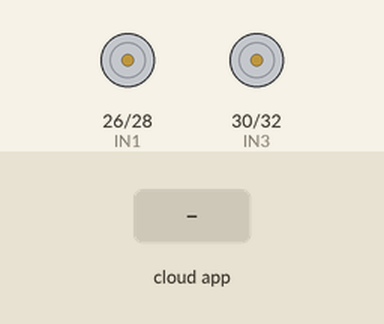
Simulated run of this sketch. Board: Arduino Mega 2560, built with avr-gcc and run on an emulated ATmega2560. Parts: motor-driver pin pairs drawn as motors (green arrow = first pin HIGH = forward, orange = second pin HIGH = backward, longer = more drive, scaled by the enable pin). The test bench sets the inputs (shaded band). The ROS host is connected and sends only what is stated.

Above: at 1.2 s.
1.3 s: the phone or cloud app sets linear.x to -100
2.8 s: the phone or cloud app sets linear.x to 100
At 3.1 s:
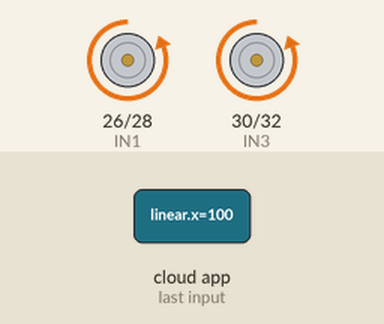
Timing chart, 0 to 5.8 s (numbered marks = the images above; inputs shaded):
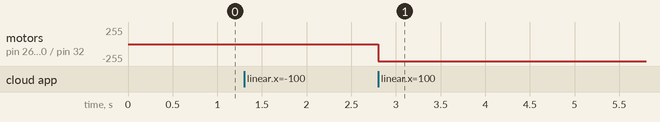

Measured:
- after the input at 2.8 s, motor on pin 26 (IN1) / pin 28 (IN2), motor on pin 30 (IN3) / pin 32 (IN4): stopped → backward 255/255 at once

The sketch:

sketch_jun24b.ino
```cpp
#include <ros.h>
#include <geometry_msgs/Twist.h>

#define enA 6
#define IN1 26
#define IN2 28
#define IN3 30
#define IN4 32
#define enB 7

void onTwist(const geometry_msgs::Twist& msg) {

  // forward (i)
  if (msg.linear.x > 0) {
    digitalWrite(IN1, LOW);
    digitalWrite(IN2, HIGH);
    digitalWrite(IN3, LOW);
    digitalWrite(IN4, HIGH);
 }

  // STOP (,/.)
else if (msg.linear.x < 0) {
    digitalWrite(IN1, LOW);
    digitalWrite(IN2, LOW);
    digitalWrite(IN3, LOW);
    digitalWrite(IN4, LOW);
  }
  //LEFT (j/u)
  else if (msg.angular.z > 0) {
   digitalWrite(IN1, LOW);
   digitalWrite(IN2, HIGH);
   digitalWrite(IN3, LOW);
   digitalWrite(IN4, LOW);
  }

  // RIGHT (L/O)
  else if (msg.angular.z < 0) {
    digitalWrite(IN1, LOW);
    digitalWrite(IN2, LOW);
    digitalWrite(IN3, LOW);
    digitalWrite(IN4, HIGH);
  }
  // stop both motors
  //else {
   // digitalWrite(IN1, LOW);
   /// digitalWrite(IN2, LOW);
   // digitalWrite(IN3, LOW);
   // digitalWrite(IN4, LOW);
 // }

  // Set motors to maximum speed
  analogWrite(enA, 255);
  analogWrite(enB, 255);
}


ros::Subscriber<geometry_msgs::Twist> sub("cmd_vel", onTwist);

ros::NodeHandle nh;

void setup() {
  // put your setup code here, to run once:
  pinMode(enA, OUTPUT);
  pinMode(IN1, OUTPUT);
  pinMode(IN2, OUTPUT);
  pinMode(IN3, OUTPUT);
  pinMode(IN4, OUTPUT);
  pinMode(enB, OUTPUT);
  nh.initNode();
  nh.subscribe(sub);
}

void loop() {
  // put your main code here, to run repeatedly:
  nh.spinOnce();
}
```
